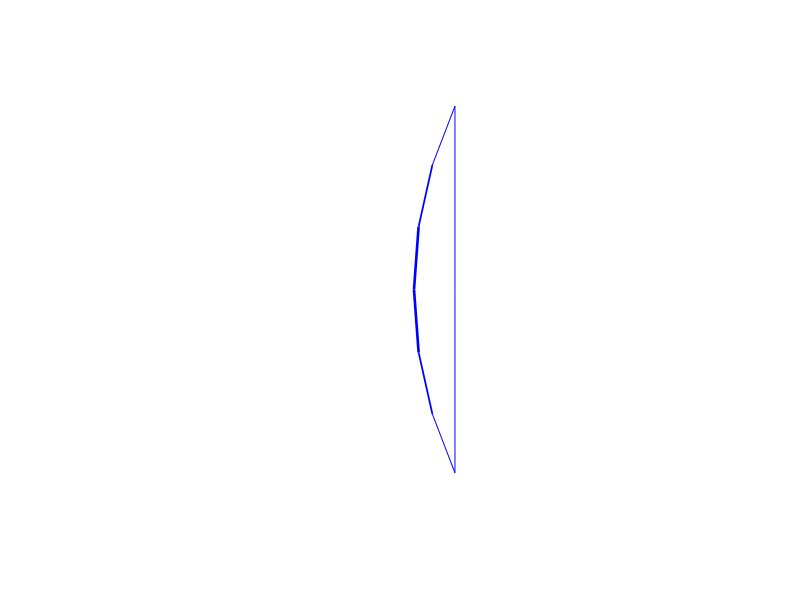

MATLAB code for this plot:
NN=8; %number of nodes                                                                                                                                                                                                 ; %number of nodes including string
%columns in elemental matrix
N1=1;N2=2;C=3;S=4;e=5;CrossA=6;L=7; ro=8;thick=9; I=10;
element=zeros(NN,10);

E =6894757290; %youngs Modulus of wood
p = 470; %Density (wood)
w = 0.04445; %Width of wood (Constant)
stringMass = 0.0164427; % Mass of the string 
stringE = 2e11; %String modulus of elasticity
stringR = 0.0015875/2; %String Diameter
stringP = 7750; %string density
thickIncrem=0.0127/(NN/2-2); %change in thickness when moving along the bow
tmax=16.75; %adjust this variable to change the curvature of the bow

%these variables are used to compute the shape of the bow
t=[0:0.0001:tmax]; 
r=(tmax^2+75^2)/(2*tmax);
x=t;
y=sqrt(r.^2-(t-r).^2);

%this section is used to calculate the arclength of half the bow
arclength=0;
for i=2:length(t)
    arclength= arclength+sqrt((y(i)-y(i-1))^2 + (x(i)-x(i-1))^2);
end

Nodes = zeros(NN,2); 
Nodes(NN/2,1) = x(1);
Nodes(NN/2,2) = y(1);
        
n=1;
linelength=0;
for i = 2:length(t)
  %arclength of the current element
  linelength = linelength + sqrt((y(i)-y(i-1))^2 + (x(i)-x(i-1))^2);

    if linelength +sqrt((y(i)-y(i-1))^2 + (x(i)-x(i-1))^2)> arclength/(NN/2-1)    %0.1655
        Nodes(NN/2-n,1) = x(i)/100; %divide by 100 to get into meters
        Nodes(NN/2-n,2) = y(i)/100;
        n = n +1;
        linelength=0;
    end

end

%creates the symmetry of the bow
for i=1:NN/2-1
    Nodes(NN-i,1)=Nodes(i,1);
    Nodes(NN-i,2)=-Nodes(i,2);
end
Nodes(end,1)=Nodes(end-1,1); %set inital position of string seperately

%fills in the elemental matrix
for i=1:NN
    %assign 2 local nodes to each element
    if i==NN
        element(i,N1)=1;
        element(i,N2)=i;
    else
        element(i,N2)=i+1;
        element(i,N1)=i;
    end
    
    %elements that can be computed without needing specific parameters like
    %youngs modulus and thickness
    element(i,L)=sqrt((Nodes(element(i,N2),1)-Nodes(element(i,N1),1))^2 + ...
        (Nodes(element(i,N2),2)-Nodes(element(i,N1),2))^2);
    element(i,C)= (Nodes(element(i,N2),1)-Nodes(element(i,N1),1))/element(i,L);%(x2-x1)/L
    element(i,S)= (Nodes(element(i,N2),2)-Nodes(element(i,N1),2))/element(i,L);%(y2-y1)/L
    
    %Add elemental information that requires specific parameters that are
    %different for the string and the bow
    if i<NN-1
        %Bow elements
        if i<=NN/2-1
            element(i,thick)=0.00635+(i-1)*thickIncrem;
            element(NN-1-i,thick)=element(i,9);
        end
        element(i,e)=E;
        element(i,CrossA)=w*element(i,thick);
        element(i,ro)=p;
        element(i,I)=w*element(i,thick)^3/12;
    else
        %String elements
        element(i,thick)=stringR*2;
        element(i,ro)=stringP;
        element(i,CrossA)=pi*(stringR)^2;
        element(i,e)=stringE;
        element(i,I)=pi* (stringR)^4 / 4; 
    end
end

%plots the bow
figure('color','white');
bow=zeros(NN,1);
axis equal, axis off
ylim([-1 1]);
xlim([-1 1]);

%thickness is multiplied by ten so that the change in thickness is apparent
for i=1:NN
    lx=[Nodes(element(i,N1),1) Nodes(element(i,N2),1)];
    ly=[Nodes(element(i,N1),2) Nodes(element(i,N2),2)];
    bow(i,1)=line(lx,ly,'color','blue','LineWidth',element(i,thick)*100);
end



